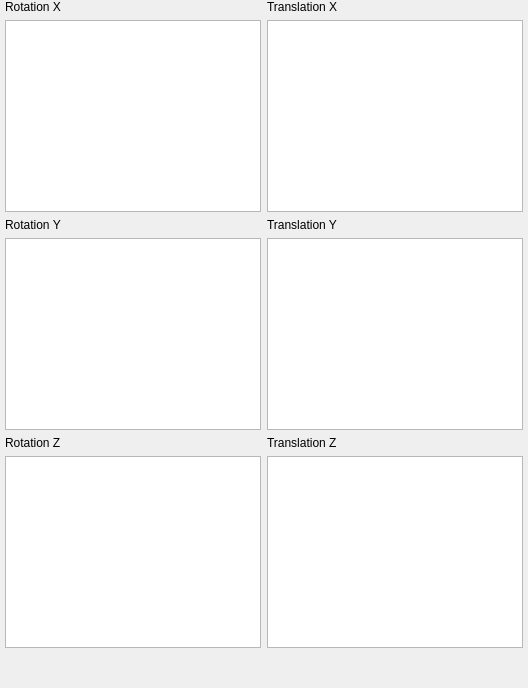
                 <widget class="QWidget" name="D3">
                  <attribute name="title">
                   <string>3D</string>
                  </attribute>
                  <layout class="QGridLayout" name="gridLayout_2">
                   <property name="leftMargin">
                    <number>5</number>
                   </property>
                   <property name="topMargin">
                    <number>0</number>
                   </property>
                   <property name="rightMargin">
                    <number>5</number>
                   </property>
                   <property name="bottomMargin">
                    <number>0</number>
                   </property>
                   <item row="3" column="0">
                    <widget class="QTextEdit" name="rot_y">
                     <property name="maximumSize">
                      <size>
                       <width>16777215</width>
                       <height>1000</height>
                      </size>
                     </property>
                    </widget>
                   </item>
                   <item row="1" column="0">
                    <widget class="QTextEdit" name="rot_x">
                     <property name="maximumSize">
                      <size>
                       <width>16777215</width>
                       <height>1000</height>
                      </size>
                     </property>
                    </widget>
                   </item>
                   <item row="5" column="0">
                    <widget class="QTextEdit" name="rot_z">
                     <property name="maximumSize">
                      <size>
                       <width>16777215</width>
                       <height>1000</height>
                      </size>
                     </property>
                    </widget>
                   </item>
                   <item row="0" column="0">
                    <widget class="QLabel" name="label">
                     <property name="text">
                      <string>Rotation X</string>
                     </property>
                    </widget>
                   </item>
                   <item row="1" column="1">
                    <widget class="QTextEdit" name="trans_x">
                     <property name="maximumSize">
                      <size>
                       <width>16777215</width>
                       <height>1000</height>
                      </size>
                     </property>
                    </widget>
                   </item>
                   <item row="3" column="1">
                    <widget class="QTextEdit" name="trans_y">
                     <property name="maximumSize">
                      <size>
                       <width>16777215</width>
                       <height>1000</height>
                      </size>
                     </property>
                    </widget>
                   </item>
                   <item row="5" column="1">
                    <widget class="QTextEdit" name="trans_z">
                     <property name="maximumSize">
                      <size>
                       <width>16777215</width>
                       <height>1000</height>
                      </size>
                     </property>
                    </widget>
                   </item>
                   <item row="0" column="1">
                    <widget class="QLabel" name="label_2">
                     <property name="text">
                      <string>Translation X</string>
                     </property>
                    </widget>
                   </item>
                   <item row="2" column="1">
                    <widget class="QLabel" name="label_4">
                     <property name="text">
                      <string>Translation Y</string>
                     </property>
                    </widget>
                   </item>
                   <item row="4" column="0">
                    <widget class="QLabel" name="label_5">
                     <property name="text">
                      <string>Rotation Z</string>
                     </property>
                    </widget>
                   </item>
                   <item row="4" column="1">
                    <widget class="QLabel" name="label_6">
                     <property name="text">
                      <string>Translation Z</string>
                     </property>
                    </widget>
                   </item>
                   <item row="2" column="0">
                    <widget class="QLabel" name="label_3">
                     <property name="text">
                      <string>Rotation Y</string>
                     </property>
                    </widget>
                   </item>
                   <item row="6" column="0">
                    <spacer name="verticalSpacer">
                     <property name="orientation">
                      <enum>Qt::Vertical</enum>
                     </property>
                     <property name="sizeHint" stdset="0">
                      <size>
                       <width>20</width>
                       <height>40</height>
                      </size>
                     </property>
                    </spacer>
                   </item>
                   <item row="6" column="1">
                    <spacer name="verticalSpacer_2">
                     <property name="orientation">
                      <enum>Qt::Vertical</enum>
                     </property>
                     <property name="sizeHint" stdset="0">
                      <size>
                       <width>20</width>
                       <height>40</height>
                      </size>
                     </property>
                    </spacer>
                   </item>
                  </layout>
                 </widget>
